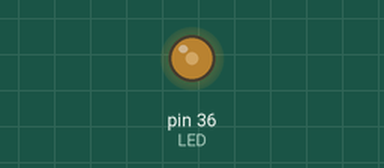
A program run on a simulated Raspberry Pi (header pin numbers). Shown: output pins drawn as LEDs (lit = HIGH).

Above: at 0.05 s.
At 1.05 s:
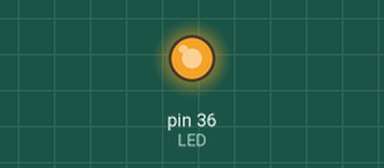
At 2.1 s:
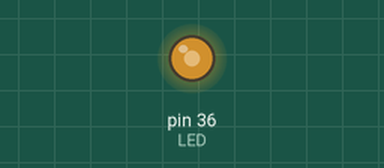
Timing chart, 0 to 5.5 s (numbered marks = the images above):
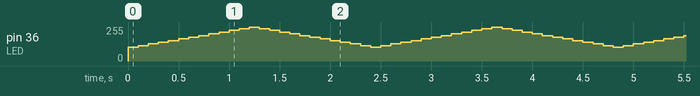

The program:

ligth.py
```python
#!/usr/bin/env python
# coding = 'utf-8'
import time
import RPi.GPIO as GPIO

LED = 36
GPIO.setmode(GPIO.BOARD)
GPIO.setup(LED, GPIO.OUT)

p = GPIO.PWM(LED, 50)
p.start(0)
try:
    while True:
        for dc in range(40, 100, 5):
            p.ChangeDutyCycle(dc)
            time.sleep(0.1)
        for dc in range(100, 40, -5):
            p.ChangeDutyCycle(dc)
            time.sleep(0.1)
except KeyboardInterrupt:
    pass
finally:
    GPIO.cleanup()
```
